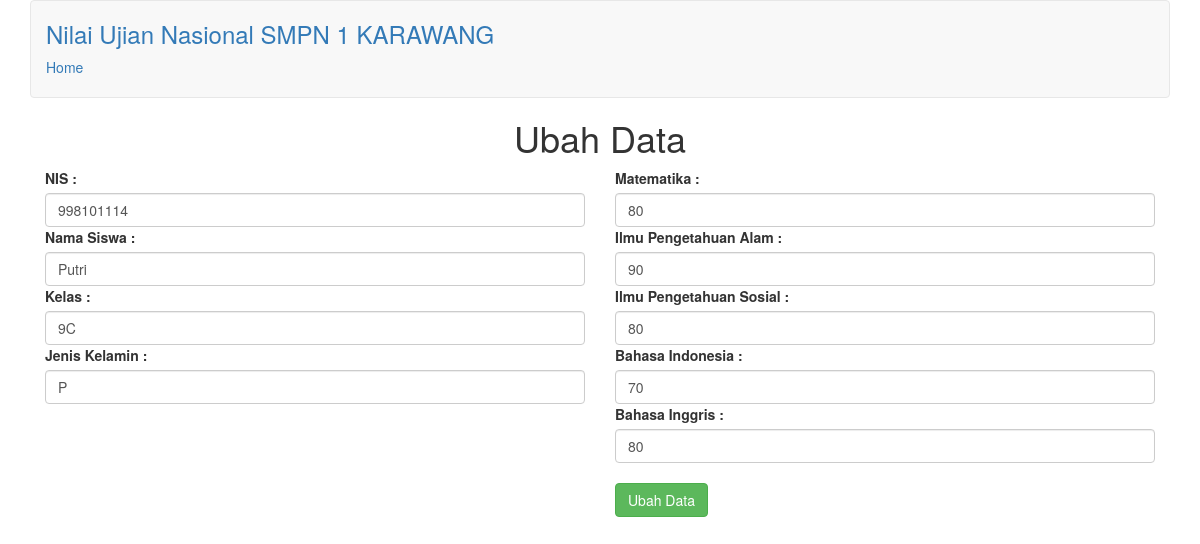
/admin/ubah.php?id=9 (signed in), run on the app's committed database.
### tables this page shows
CREATE TABLE `nilai` (
  `id` int(11) NOT NULL,
  `nis` varchar(30) NOT NULL,
  `nama` varchar(50) NOT NULL,
  `kelas` varchar(10) NOT NULL,
  `jk` varchar(1) NOT NULL,
  `mtk` varchar(5) NOT NULL,
  `ipa` varchar(5) NOT NULL,
  `ips` varchar(5) NOT NULL,
  `indo` varchar(5) NOT NULL,
  `ing` varchar(5) NOT NULL
);

### controller/functions.php (called while the page is built, shortened)
<?php
$db = mysqli_connect("localhost", "root", "", "siswa");
function query($query) {
	global $db;
	$result = mysqli_query($db, $query);
	$rows = [];
	while($row = mysqli_fetch_assoc($result)) {
		$rows[] = $row;
	}
	return $rows;
}
?>

### admin/ubah.php (the view, shortened to what this page needs)
<?php
require '../controller/functions.php';
$id = $_GET["id"];
$kueri = query("SELECT * FROM nilai WHERE id = $id")[0];
?>
<!DOCTYPE html>
<html lang="en">
<head>
	<link rel="stylesheet" href="bootstrap.min.css">
</head>
<body class="container">
<nav class="navbar navbar-default">
		  <div class="container">
				<h3 id="brand"><a href="index.php">Nilai Ujian Nasional SMPN 1 KARAWANG</a></h3>
				<a href="index.php">Home</a><br><br>
		  </div>
</nav>
	<form action="" method="post" class="form-group">
		<h1 class="text-center">Ubah Data</h1>
		<div class="col-md-6">
				<label for="nis">NIS : </label>
				<input class="form-control" type="text" name="nis" id="nis" required value="<?= $kueri["nis"] ?>">
				<label for="nama">Nama Siswa : </label>
				<input class="form-control" type="text" name="nama" id="nama" required value="<?= $kueri["nama"] ?>">
				<label for="kelas">Kelas : </label>
				<input class="form-control" type="text" name="kelas" id="kelas" required value="<?= $kueri["kelas"] ?>">
				<label for="jk">Jenis Kelamin : </label>
				<input class="form-control" type="text" name="jk" id="jk" required value="<?= $kueri["jk"] ?>">
		</div>
		<div class="col-md-6">
				<label for="mtk">Matematika : </label>
				<input class="form-control" type="text" name="mtk" id="mtk" required value="<?= $kueri["mtk"] ?>">
				<label for="ipa">Ilmu Pengetahuan Alam : </label>
				<input class="form-control" type="text" name="ipa" id="ipa" required value="<?= $kueri["ipa"] ?>">
				<label for="ips">Ilmu Pengetahuan Sosial : </label>
				<input class="form-control" type="text" name="ips" id="ips" required value="<?= $kueri["ips"] ?>">
				<label for="indo">Bahasa Indonesia : </label>
				<input class="form-control" type="text" name="indo" id="indo" required value="<?= $kueri["indo"] ?>">
				<label for="ing">Bahasa Inggris : </label>
				<input class="form-control" type="text" name="ing" id="ing" required value="<?= $kueri["ing"] ?>"><br>
				<button class="btn btn-success" type="submit" name="submit">Ubah Data</button>
		</div>
	</form>
</body>
</html>

### data on the page
nilai: nis "998101114", nama "Putri", kelas "9C", jk "P", mtk "80", ipa "90", ips "80", indo "70", ing "80"
